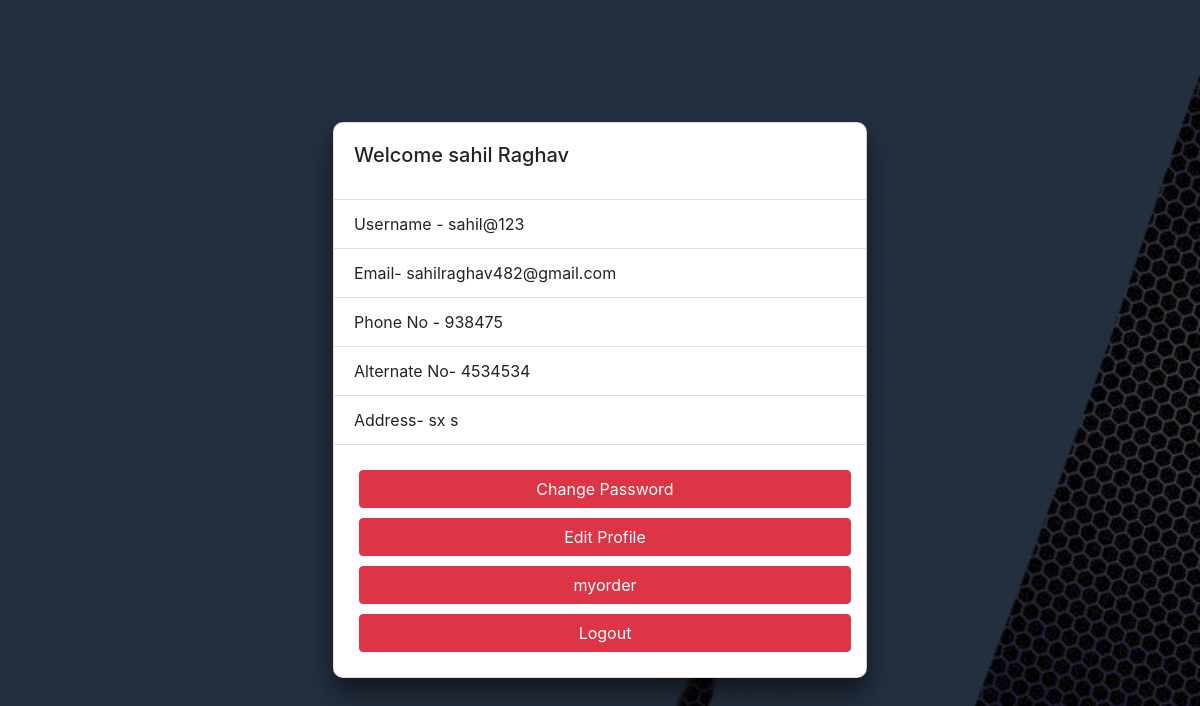
Screenshot of /profile (signed in) with the database file from the repository.
### mainpage/models.py (models this page shows, shortened)
class ExtendedUser(User):
      user=models.OneToOneField(User,parent_link=True,primary_key=True,on_delete=models.CASCADE)
      phone_no=models.CharField(max_length=12,default=0)
      alt_no=models.CharField(max_length=12,default=0)
      address=models.CharField(max_length=500,default=0)
      profile_pic=models.ImageField(upload_to='userpics')

### mainpage/views.py (the view)
def profile(request):
    if request.user.is_authenticated:
        profile = ExtendedUser.objects.get(user=request.user)
        return render(request,'profile.html',{'profile':profile})
    return render(request,'login.html')

### templates/profile.html (shortened to what this page needs)
<!DOCTYPE html>
<html lang="en">
<head>
  {% load static %}
  <link rel="stylesheet" href="{% static 'cssfiles/profile.css' %}">
  <link rel="stylesheet" href="https://stackpath.bootstrapcdn.com/bootstrap/4.5.2/css/bootstrap.min.css"
>
</head>
<body>
  <section class="section1 container bg-dark">
    {% if user.is_authenticated %}
    <div class="card" >
      <div class="card-body">
        <h5 class="card-title">Welcome {{profile.first_name}} {{profile.last_name}} </h5>
      </div>
      <ul class="list-group list-group-flush">
        <li class="list-group-item">Username - {{profile.username}}</li>
        <li class="list-group-item">Email- {{profile.email}}</li>
        <li class="list-group-item">Phone No - {{profile.phone_no}}</li>
        <li class="list-group-item">Alternate No- {{profile.alt_no}}</li>
        <li class="list-group-item">Address- {{profile.address}}</li>
      </ul>
      <div class="card-body">
        <a href="{% url 'changepassword2' %}" class="card-link btn btn-danger" style="width: 100%; margin:5px;">Change Password</a>
        <a href="{% url 'edit_profile' %}" class="card-link btn btn-danger"  style="width: 100%; margin:5px;">Edit Profile</a>
        <a href="{% url 'myorders' %}" class="card-link btn btn-danger"  style="width: 100%; margin:5px;">myorder</a>
        <a href="{% url 'logout' %}" class="card-link btn btn-danger" style="width: 100%; margin:5px;">Logout</a>
      </div>
    </div>
    {% endif %}
  </section>
</body>
</html>

### static/cssfiles/profile.css (style rules this page uses)
* { margin: 0; padding: 0; box-sizing: border-box; }
body { background-image: url('../images/ban3.jpg'); background-attachment: fixed; background-repeat: no-repeat; background-size: cover; }
.section1 .card { position: absolute; top: 50%; left: 50%; transform: translate(-50%,-50%); box-sizing: border-box; box-shadow: 0px 15px 25px rgba(0, 0, 0,0.5); border-radius: 10px; }

### rows the page displays
ExtendedUser: phone_no "938475", alt_no "4534534", address "sx s"

### other values shown
{{ profile.first_name }} "sahil"
{{ profile.last_name }} "Raghav"
{{ profile.username }} "sahil@123"
{{ profile.email }} "sahilraghav482@gmail.com"
